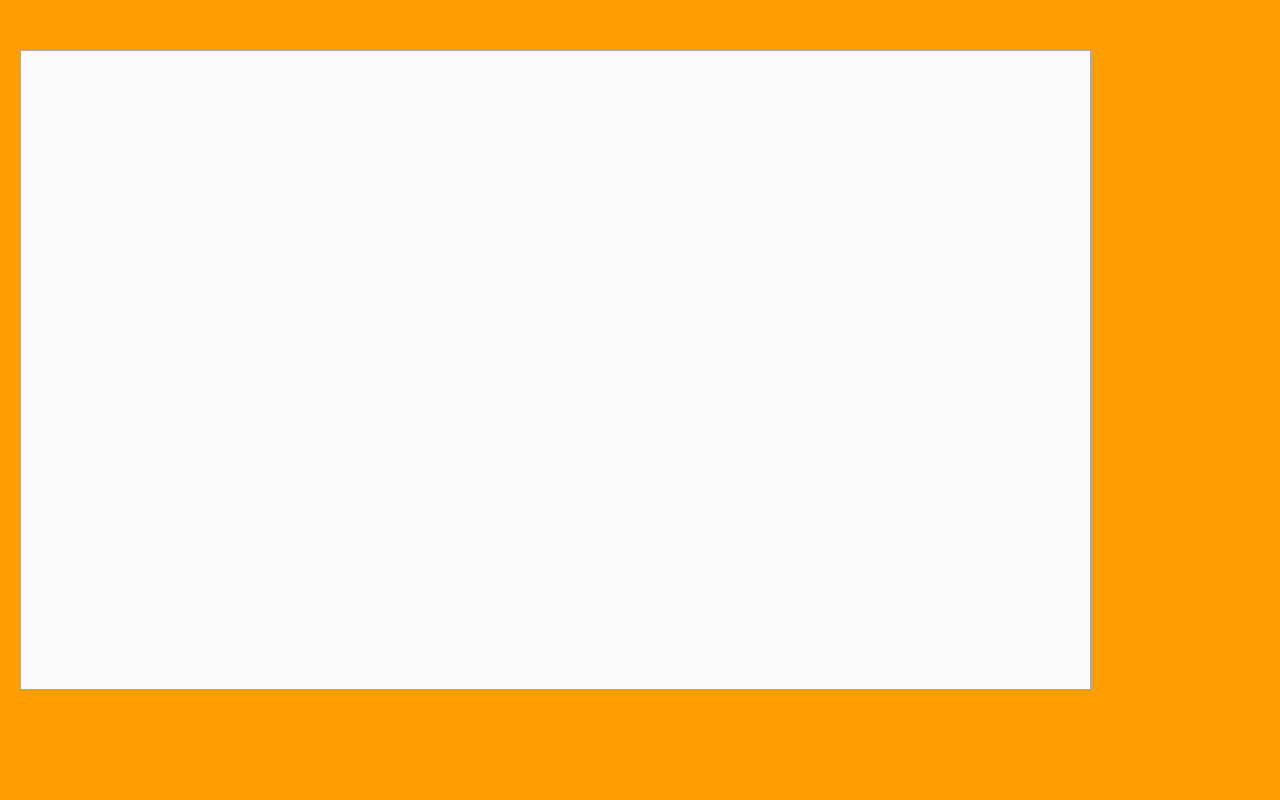
<?xml version="1.0" encoding="UTF-8"?>
<ui version="4.0">
 <class>MainWindow</class>
 <widget class="QMainWindow" name="MainWindow">
  <property name="geometry">
   <rect>
    <x>0</x>
    <y>0</y>
    <width>1280</width>
    <height>800</height>
   </rect>
  </property>
  <property name="palette">
   <palette>
    <active>
     <colorrole role="Base">
      <brush brushstyle="SolidPattern">
       <color alpha="255">
        <red>255</red>
        <green>158</green>
        <blue>2</blue>
       </color>
      </brush>
     </colorrole>
     <colorrole role="Window">
      <brush brushstyle="SolidPattern">
       <color alpha="255">
        <red>255</red>
        <green>158</green>
        <blue>2</blue>
       </color>
      </brush>
     </colorrole>
    </active>
    <inactive>
     <colorrole role="Base">
      <brush brushstyle="SolidPattern">
       <color alpha="255">
        <red>255</red>
        <green>158</green>
        <blue>2</blue>
       </color>
      </brush>
     </colorrole>
     <colorrole role="Window">
      <brush brushstyle="SolidPattern">
       <color alpha="255">
        <red>255</red>
        <green>158</green>
        <blue>2</blue>
       </color>
      </brush>
     </colorrole>
    </inactive>
    <disabled>
     <colorrole role="Base">
      <brush brushstyle="SolidPattern">
       <color alpha="255">
        <red>255</red>
        <green>158</green>
        <blue>2</blue>
       </color>
      </brush>
     </colorrole>
     <colorrole role="Window">
      <brush brushstyle="SolidPattern">
       <color alpha="255">
        <red>255</red>
        <green>158</green>
        <blue>2</blue>
       </color>
      </brush>
     </colorrole>
    </disabled>
   </palette>
  </property>
  <property name="windowTitle">
   <string>MainWindow</string>
  </property>
  <property name="styleSheet">
   <string notr="true">QTabbar::tab {
 height: 400px;
width: 800px;}</string>
  </property>
  <widget class="QWidget" name="centralWidget">
   <widget class="QTabWidget" name="tabWidget">
    <property name="geometry">
     <rect>
      <x>20</x>
      <y>50</y>
      <width>1071</width>
      <height>641</height>
     </rect>
    </property>
    <property name="styleSheet">
     <string notr="true">QTabBar::tab {
height: 80px;
width: 120px;
}</string>
    </property>
    <property name="currentIndex">
     <number>-1</number>
    </property>
    <property name="iconSize">
     <size>
      <width>32</width>
      <height>32</height>
     </size>
    </property>
   </widget>
  </widget>
 </widget>
 <layoutdefault spacing="6" margin="11"/>
 <resources/>
 <connections/>
</ui>
